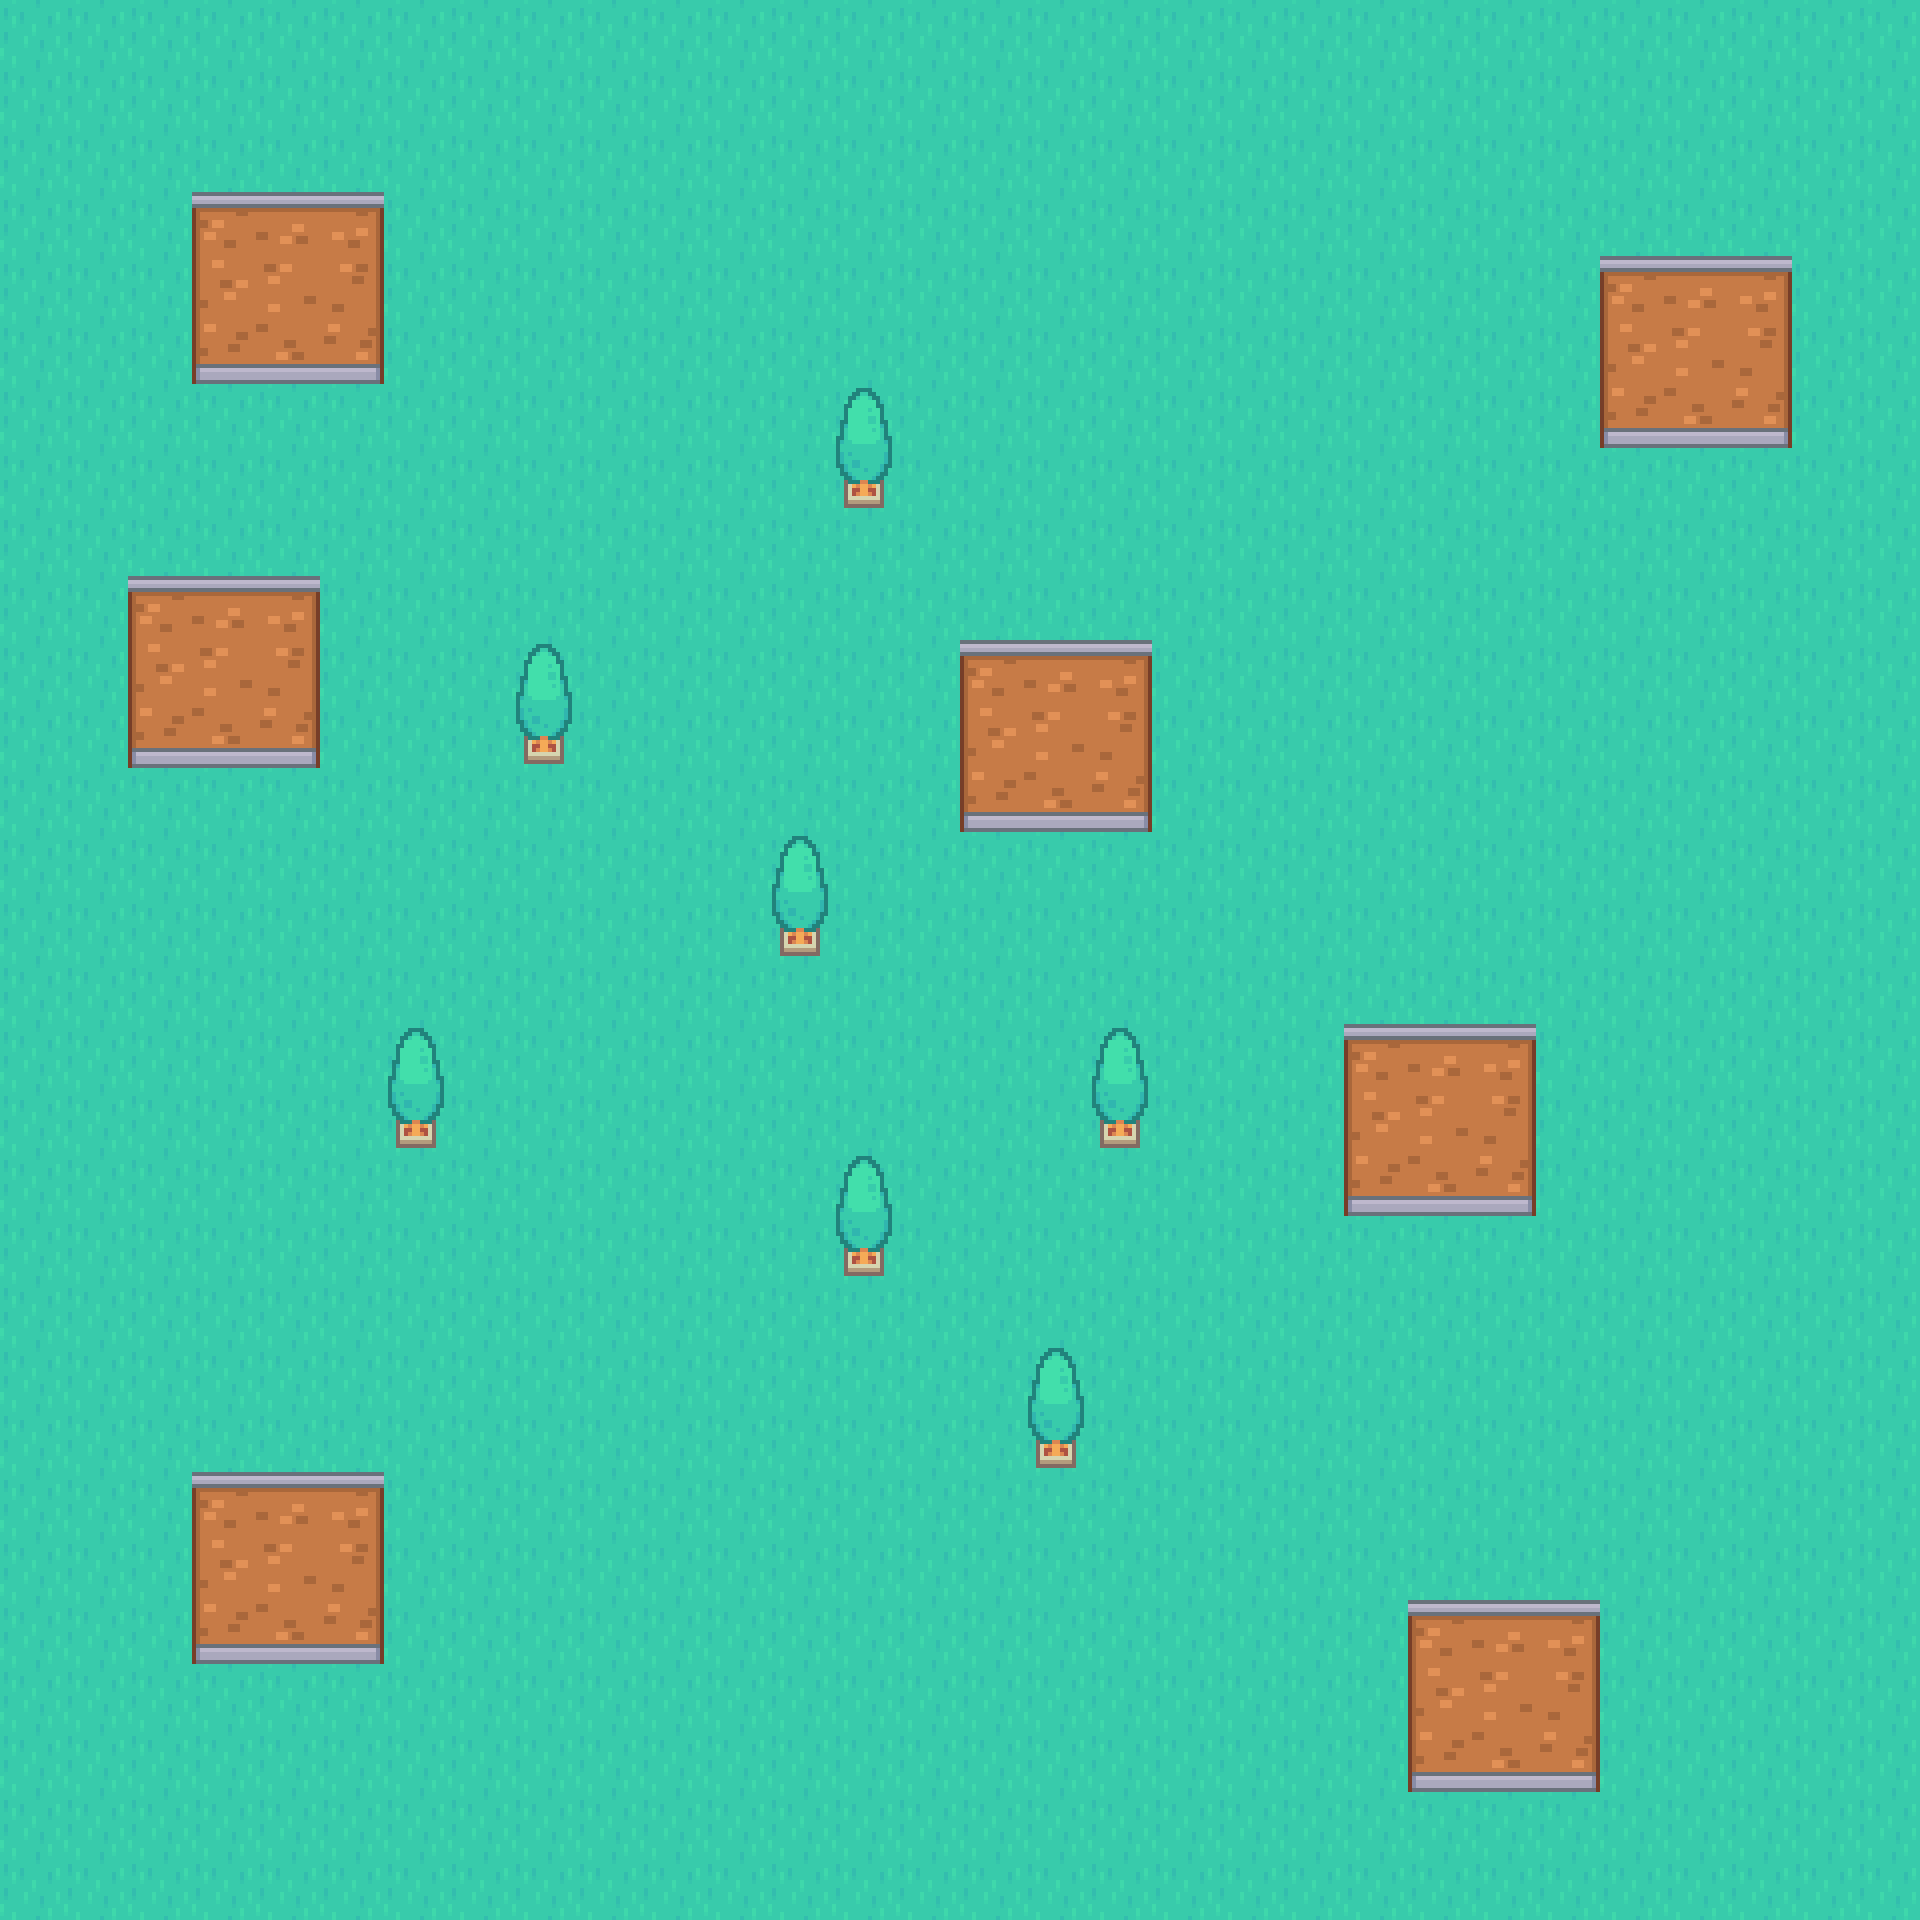

A 2D game scene composited from a Tiled map and its tileset images. What follows is a short description and the map's XML, with every tile layer's data as written:
An orthogonal 30x30 tile map with 64x64 px tiles, 2 tile layers (ground, trees).

<map version="1.9" tiledversion="1.9.2" orientation="orthogonal" renderorder="right-down" width="30" height="30" tilewidth="64" tileheight="64" infinite="0" nextlayerid="3" nextobjectid="1">
 <tileset firstgid="1" name="challa" tilewidth="64" tileheight="64" tilecount="54" columns="9">
  <image source="tilesets/challa.png" width="576" height="384" />
 </tileset>
 <layer id="1" name="ground" width="30" height="30">
  <data encoding="csv">
11,11,11,11,11,11,11,11,11,11,11,11,11,11,11,11,11,11,11,11,11,11,11,11,11,11,11,11,11,11,
11,11,11,11,11,11,11,11,11,11,11,11,11,11,11,11,11,11,11,11,11,11,11,11,11,11,11,11,11,11,
11,11,11,11,11,11,11,11,11,11,11,11,11,11,11,11,11,11,11,11,11,11,11,11,11,11,11,11,11,11,
11,11,11,28,29,30,11,11,11,11,11,11,11,11,11,11,11,11,11,11,11,11,11,11,11,11,11,11,11,11,
11,11,11,37,38,39,11,11,11,11,11,11,11,11,11,11,11,11,11,11,11,11,11,11,11,28,29,30,11,11,
11,11,11,46,47,48,11,11,11,11,11,11,11,11,11,11,11,11,11,11,11,11,11,11,11,37,38,39,11,11,
11,11,11,11,11,11,11,11,11,11,11,11,11,11,11,11,11,11,11,11,11,11,11,11,11,46,47,48,11,11,
11,11,11,11,11,11,11,11,11,11,11,11,11,11,11,11,11,11,11,11,11,11,11,11,11,11,11,11,11,11,
11,11,11,11,11,11,11,11,11,11,11,11,11,11,11,11,11,11,11,11,11,11,11,11,11,11,11,11,11,11,
11,11,28,29,30,11,11,11,11,11,11,11,11,11,11,11,11,11,11,11,11,11,11,11,11,11,11,11,11,11,
11,11,37,38,39,11,11,11,11,11,11,11,11,11,11,28,29,30,11,11,11,11,11,11,11,11,11,11,11,11,
11,11,46,47,48,11,11,11,11,11,11,11,11,11,11,37,38,39,11,11,11,11,11,11,11,11,11,11,11,11,
11,11,11,11,11,11,11,11,11,11,11,11,11,11,11,46,47,48,11,11,11,11,11,11,11,11,11,11,11,11,
11,11,11,11,11,11,11,11,11,11,11,11,11,11,11,11,11,11,11,11,11,11,11,11,11,11,11,11,11,11,
11,11,11,11,11,11,11,11,11,11,11,11,11,11,11,11,11,11,11,11,11,11,11,11,11,11,11,11,11,11,
11,11,11,11,11,11,11,11,11,11,11,11,11,11,11,11,11,11,11,11,11,11,11,11,11,11,11,11,11,11,
11,11,11,11,11,11,11,11,11,11,11,11,11,11,11,11,11,11,11,11,11,28,29,30,11,11,11,11,11,11,
11,11,11,11,11,11,11,11,11,11,11,11,11,11,11,11,11,11,11,11,11,37,38,39,11,11,11,11,11,11,
11,11,11,11,11,11,11,11,11,11,11,11,11,11,11,11,11,11,11,11,11,46,47,48,11,11,11,11,11,11,
11,11,11,11,11,11,11,11,11,11,11,11,11,11,11,11,11,11,11,11,11,11,11,11,11,11,11,11,11,11,
11,11,11,11,11,11,11,11,11,11,11,11,11,11,11,11,11,11,11,11,11,11,11,11,11,11,11,11,11,11,
11,11,11,11,11,11,11,11,11,11,11,11,11,11,11,11,11,11,11,11,11,11,11,11,11,11,11,11,11,11,
11,11,11,11,11,11,11,11,11,11,11,11,11,11,11,11,11,11,11,11,11,11,11,11,11,11,11,11,11,11,
11,11,11,28,29,30,11,11,11,11,11,11,11,11,11,11,11,11,11,11,11,11,11,11,11,11,11,11,11,11,
11,11,11,37,38,39,11,11,11,11,11,11,11,11,11,11,11,11,11,11,11,11,11,11,11,11,11,11,11,11,
11,11,11,46,47,48,11,11,11,11,11,11,11,11,11,11,11,11,11,11,11,11,28,29,30,11,11,11,11,11,
11,11,11,11,11,11,11,11,11,11,11,11,11,11,11,11,11,11,11,11,11,11,37,38,39,11,11,11,11,11,
11,11,11,11,11,11,11,11,11,11,11,11,11,11,11,11,11,11,11,11,11,11,46,47,48,11,11,11,11,11,
11,11,11,11,11,11,11,11,11,11,11,11,11,11,11,11,11,11,11,11,11,11,11,11,11,11,11,11,11,11,
11,11,11,11,11,11,11,11,11,11,11,11,11,11,11,11,11,11,11,11,11,11,11,11,11,11,11,11,11,11
</data>
 </layer>
 <layer id="2" name="trees" width="30" height="30">
  <data encoding="csv">
0,0,0,0,0,0,0,0,0,0,0,0,0,0,0,0,0,0,0,0,0,0,0,0,0,0,0,0,0,0,
0,0,0,0,0,0,0,0,0,0,0,0,0,0,0,0,0,0,0,0,0,0,0,0,0,0,0,0,0,0,
0,0,0,0,0,0,0,0,0,0,0,0,0,0,0,0,0,0,0,0,0,0,0,0,0,0,0,0,0,0,
0,0,0,0,0,0,0,0,0,0,0,0,0,0,0,0,0,0,0,0,0,0,0,0,0,0,0,0,0,0,
0,0,0,0,0,0,0,0,0,0,0,0,0,0,0,0,0,0,0,0,0,0,0,0,0,0,0,0,0,0,
0,0,0,0,0,0,0,0,0,0,0,0,0,0,0,0,0,0,0,0,0,0,0,0,0,0,0,0,0,0,
0,0,0,0,0,0,0,0,0,0,0,0,0,31,0,0,0,0,0,0,0,0,0,0,0,0,0,0,0,0,
0,0,0,0,0,0,0,0,0,0,0,0,0,49,0,0,0,0,0,0,0,0,0,0,0,0,0,0,0,0,
0,0,0,0,0,0,0,0,0,0,0,0,0,0,0,0,0,0,0,0,0,0,0,0,0,0,0,0,0,0,
0,0,0,0,0,0,0,0,0,0,0,0,0,0,0,0,0,0,0,0,0,0,0,0,0,0,0,0,0,0,
0,0,0,0,0,0,0,0,31,0,0,0,0,0,0,0,0,0,0,0,0,0,0,0,0,0,0,0,0,0,
0,0,0,0,0,0,0,0,49,0,0,0,0,0,0,0,0,0,0,0,0,0,0,0,0,0,0,0,0,0,
0,0,0,0,0,0,0,0,0,0,0,0,0,0,0,0,0,0,0,0,0,0,0,0,0,0,0,0,0,0,
0,0,0,0,0,0,0,0,0,0,0,0,31,0,0,0,0,0,0,0,0,0,0,0,0,0,0,0,0,0,
0,0,0,0,0,0,0,0,0,0,0,0,49,0,0,0,0,0,0,0,0,0,0,0,0,0,0,0,0,0,
0,0,0,0,0,0,0,0,0,0,0,0,0,0,0,0,0,0,0,0,0,0,0,0,0,0,0,0,0,0,
0,0,0,0,0,0,31,0,0,0,0,0,0,0,0,0,0,31,0,0,0,0,0,0,0,0,0,0,0,0,
0,0,0,0,0,0,49,0,0,0,0,0,0,0,0,0,0,49,0,0,0,0,0,0,0,0,0,0,0,0,
0,0,0,0,0,0,0,0,0,0,0,0,0,31,0,0,0,0,0,0,0,0,0,0,0,0,0,0,0,0,
0,0,0,0,0,0,0,0,0,0,0,0,0,49,0,0,0,0,0,0,0,0,0,0,0,0,0,0,0,0,
0,0,0,0,0,0,0,0,0,0,0,0,0,0,0,0,0,0,0,0,0,0,0,0,0,0,0,0,0,0,
0,0,0,0,0,0,0,0,0,0,0,0,0,0,0,0,31,0,0,0,0,0,0,0,0,0,0,0,0,0,
0,0,0,0,0,0,0,0,0,0,0,0,0,0,0,0,49,0,0,0,0,0,0,0,0,0,0,0,0,0,
0,0,0,0,0,0,0,0,0,0,0,0,0,0,0,0,0,0,0,0,0,0,0,0,0,0,0,0,0,0,
0,0,0,0,0,0,0,0,0,0,0,0,0,0,0,0,0,0,0,0,0,0,0,0,0,0,0,0,0,0,
0,0,0,0,0,0,0,0,0,0,0,0,0,0,0,0,0,0,0,0,0,0,0,0,0,0,0,0,0,0,
0,0,0,0,0,0,0,0,0,0,0,0,0,0,0,0,0,0,0,0,0,0,0,0,0,0,0,0,0,0,
0,0,0,0,0,0,0,0,0,0,0,0,0,0,0,0,0,0,0,0,0,0,0,0,0,0,0,0,0,0,
0,0,0,0,0,0,0,0,0,0,0,0,0,0,0,0,0,0,0,0,0,0,0,0,0,0,0,0,0,0,
0,0,0,0,0,0,0,0,0,0,0,0,0,0,0,0,0,0,0,0,0,0,0,0,0,0,0,0,0,0
</data>
 </layer>
</map>
